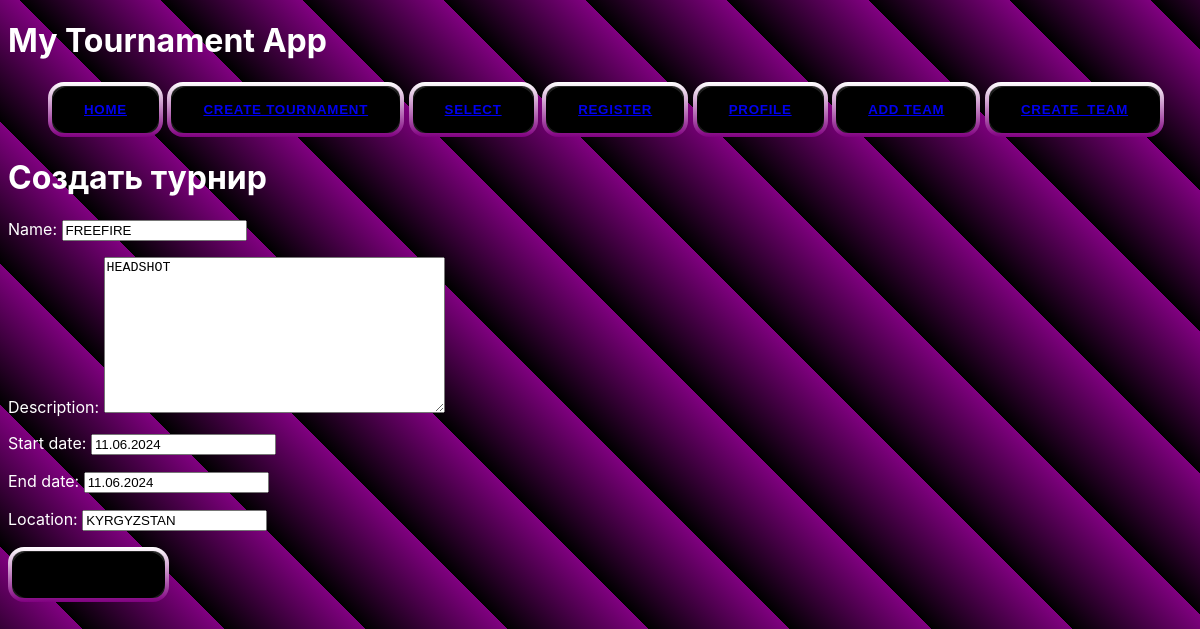
The app's page /4/update/ with its own data.
### tournaments/models.py (models this page shows, shortened)
class Tournament(models.Model):
    creator = models.ForeignKey(User, on_delete=models.CASCADE)
    name = models.CharField(max_length=100)
    description = models.TextField()
    start_date = models.DateField()
    end_date = models.DateField()
    location = models.CharField(max_length=100)

### tournaments/views.py (the view)
# urls.py: path('<int:pk>/update/', views.TournamentUpdateView.as_view(), name='tournament_update'),
class TournamentUpdateView(UpdateView):
    model = Tournament
    fields = ['name', 'description', 'start_date', 'end_date', 'location']
    template_name = 'tournaments/tournament_form.html'
    success_url = reverse_lazy('tournament_list')

### templates/tournaments/tournament_form.html (shortened to what this page needs)
<!DOCTYPE html>
<html lang="en">
<head>
</head>
<body>
{% extends 'tournaments/base_generic.html' %}
{% block content %}
  <h1>Создать турнир</h1>
  <form method="post">
    {{ form.as_p }}
    <button type="submit">Сохранить</button>
  </form>
{% endblock %}

### static/base.css (style rules this page uses)
*, *:after, *:before { box-sizing: border-box; }
:root { --x: 0; --y: 0; --xp: 0; --yp: 0; --hue: calc(0 + (var(--xp) * 500)); --bg: hsl(0 0% 10%); --size: 100px; --glow: radial-gradient(50% 50% at center, hsl(var(--hue) 80% 85%), hsl(var(--hue) 80% 70%), transparent) calc((var(--x) * 1px) - (var(--size) * 0.5)) calc((var(--y) * 1px) - (var(--size) * 0.5)) / var(--size) var(--size) no-repeat fixed; }
body { color: white; display: left; place-items: left; gap: 1rem; flex-wrap: wrap; justify-content: center; min-height: 100vh; font-family: "SF Pro Text", "SF Pro Icons", "AOS Icons", "Helvetica Neue", Helvetica, Arial, sans-serif, system-ui; background: repeating-linear-gradient(45deg, black, purple 100px); }
button { border-radius: 1rem; text-transform: uppercase; font-weight: bold; letter-spacing: 0.1ch; background: var(--bg); border: 4px solid transparent; box-shadow: 0 1px hsl(0 0% 100% / 0.15) inset; cursor: pointer; background: linear-gradient(var(--bg), var(--bg)) padding-box, var(--glow), linear-gradient(white, purple) border-box; transition: background-size 0.24s; touch-action: none; position: relative; padding: 1rem 2rem; }
button::before { content: ""; position: absolute; inset: 0; box-shadow: 0 1px hsl(0 0% 100% / 0.15) inset; background: black; z-index: 2; border-radius: 1rem; }
button::after { content: ""; position: absolute; inset: -4px; filter: blur(20px); border: 4px solid transparent; background: var(--glow); border-radius: 1rem; }

### records on screen
Tournament: name "FREEFIRE", description "HEADSHOT", start_date "11.06.2024", end_date "11.06.2024", location "KYRGYZSTAN"
